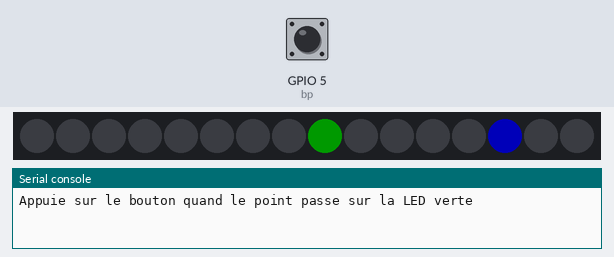
Recording of a program running on a simulated ESP32 board running MicroPython. Parts: 16 RGB LEDs in strip order, left to right, the last lines printed to the serial console. The inputs (shaded band) are chosen by the test bench; at power-on: GPIO 5 (bp) HIGH. Dim RGB values are drawn brighter than linear.

Above: at 1.2 s.
1.3 s: GPIO 5 (bp) pulled LOW for 3.2 s
At 3.3 s:
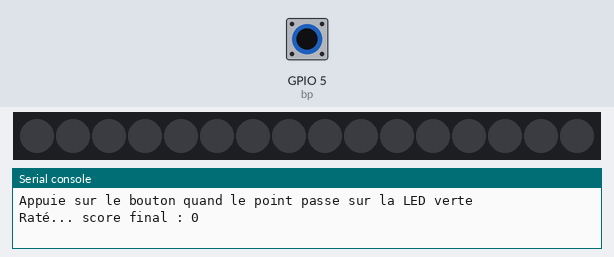
5.1 s: GPIO 5 (bp) pulled LOW for 0.15 s
At 5.16 s:
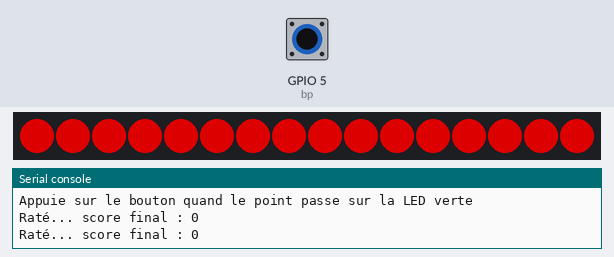
8.8 s: GPIO 5 (bp) pulled LOW for 1 s
At 9.8 s:
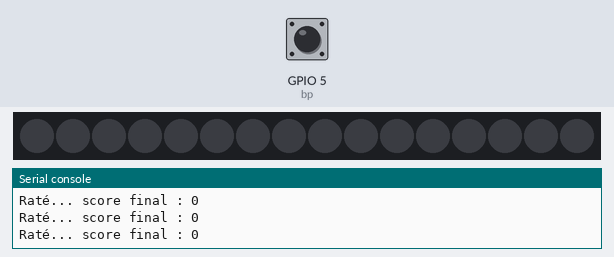

Measured:
- after the input at 1.3 s, the LEDs: first change at once (image 1 shows a later state)
- after the input at 5.1 s, the LEDs: change at once (image 2)
- after the input at 8.8 s, the LEDs: first change at once (image 3 shows a later state)

The program:

03_jeu_reflexes.py
```python
# Atelier 02 — Aller plus loin n°3 : jeu de réflexes
# Fablab Ardèche — MicroPython
#
# Un point bleu fait des allers-retours sur le bandeau. La LED du milieu
# est repérée en vert. Appuie sur le bouton au moment précis où le point passe
# dessus (il devient alors turquoise) !
#   - gagné : éclairs verts, et le point va plus vite
#   - raté  : éclairs rouges, retour à la vitesse de départ
#
# Matériel : ESP32 + bandeau NeoPixel 16 LED + 1 bouton poussoir
# Connexions : DATA → GPIO18, bouton (BP) entre GPIO5 et GND

from machine import Pin
from neopixel import NeoPixel
import time

N = 16
CIBLE = N // 2
DELAI_DEPART = 90       # ms entre deux pas : plus petit = plus rapide
DELAI_MIN = 25

np = NeoPixel(Pin(18, Pin.OUT), N)
bp = Pin(5, Pin.IN, Pin.PULL_UP)


def tout_eteindre():
    for i in range(N):
        np[i] = (0, 0, 0)


def afficher(pos):
    tout_eteindre()
    np[CIBLE] = (0, 25, 0)                              # repère vert
    np[pos] = (0, 60, 60) if pos == CIBLE else (0, 0, 70)
    np.write()


def eclairs(couleur):
    for _ in range(3):
        for i in range(N):
            np[i] = couleur
        np.write()
        time.sleep_ms(120)
        tout_eteindre()
        np.write()
        time.sleep_ms(120)


def attendre(delai):
    """Attend delai ms. Renvoie True si le bouton est appuyé pendant ce temps."""
    t0 = time.ticks_ms()
    while time.ticks_diff(time.ticks_ms(), t0) < delai:
        if bp.value() == 0:
            return True
        time.sleep_ms(5)
    return False


delai = DELAI_DEPART
score = 0
pos, sens = 0, 1
print("Appuie sur le bouton quand le point passe sur la LED verte")

while True:
    afficher(pos)
    if attendre(delai):
        if pos == CIBLE:
            score += 1
            delai = max(DELAI_MIN, delai - 15)
            print("Gagné ! Score :", score)
            eclairs((0, 120, 0))
        else:
            print("Raté... score final :", score)
            score = 0
            delai = DELAI_DEPART
            eclairs((150, 0, 0))
        while bp.value() == 0:          # attendre le relâchement
            time.sleep_ms(10)
        time.sleep_ms(200)
    # avancer, en rebondissant aux deux bouts
    if pos + sens < 0 or pos + sens >= N:
        sens = -sens
    pos += sens
```
